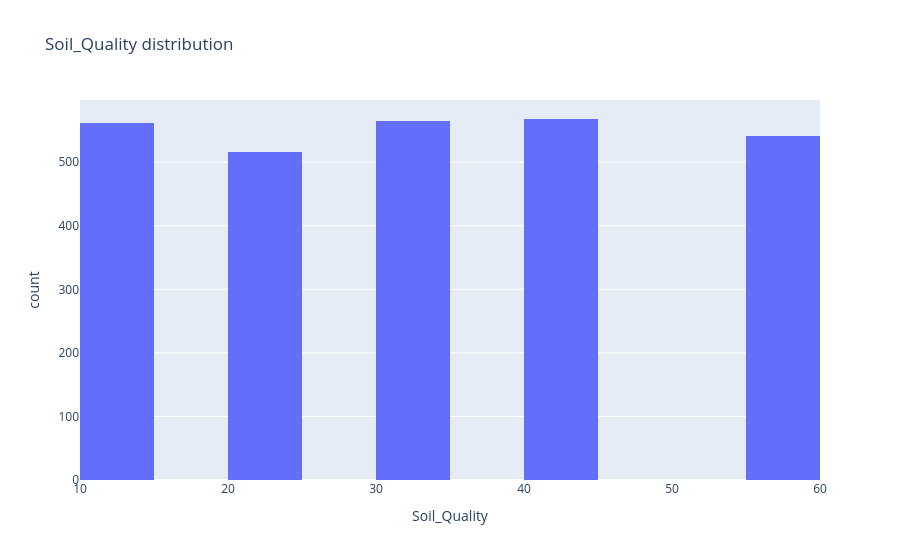

Notebook cell for this chart:
### Code cell
px.histogram(tomato_cmr_df,
            x='Soil_Quality',
            title='Soil_Quality distribution')

### Figure 1 — Plotly figure (JSON) as saved in the notebook; plotly's stock layout.template omitted (floating-point values rounded to 4 significant figures; data arrays with more than 128 entries replaced by an {"elided": "..."} marker saying what was removed)
{"data": [{"bingroup": "x", "hovertemplate": "Soil_Quality=%{x}<br>count=%{y}<extra></extra>", "legendgroup": "", "marker": {"color": "#636efa", "pattern": {"shape": ""}}, "name": "", "orientation": "v", "showlegend": false, "type": "histogram", "x": {"elided": "2751 float values"}, "xaxis": "x", "yaxis": "y"}], "layout": {"autosize": true, "barmode": "relative", "legend": {"tracegroupgap": 0}, "title": {"text": "Soil_Quality distribution"}, "xaxis": {"anchor": "y", "autorange": true, "domain": [0, 1], "range": [10, 60], "title": {"text": "Soil_Quality"}, "type": "linear"}, "yaxis": {"anchor": "x", "autorange": true, "domain": [0, 1], "range": [0, 597.9], "title": {"text": "count"}}}}
